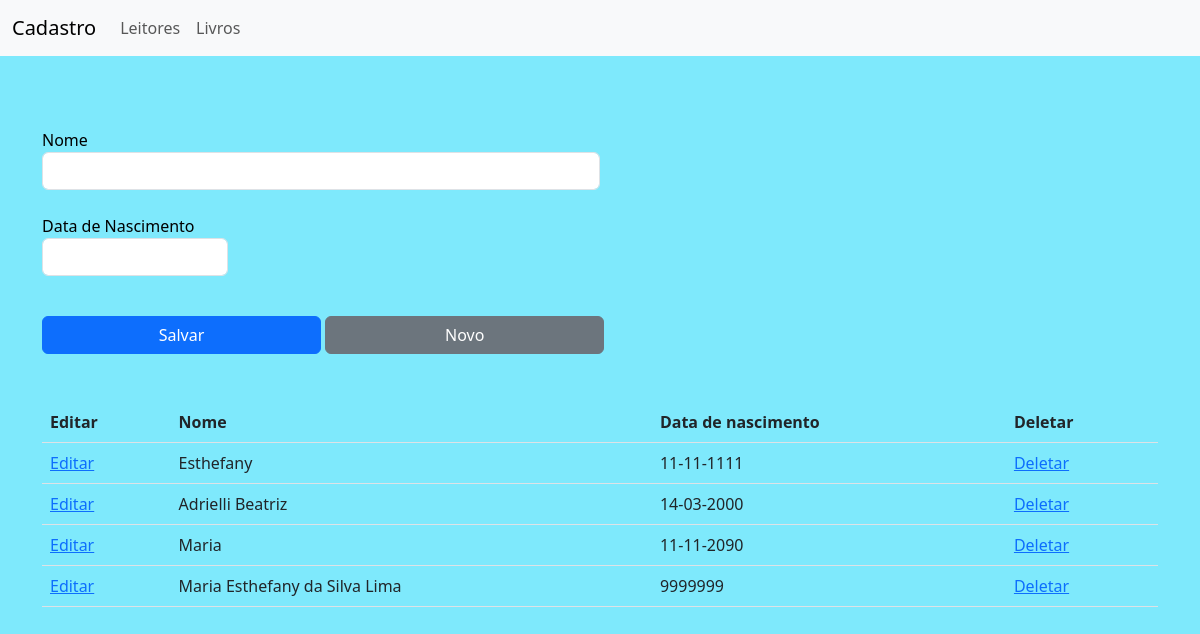
The page /usuarios on the database its author committed.
### tables this page shows
CREATE TABLE usuarios (
    id              INTEGER PRIMARY KEY,
    nome            TEXT    NOT NULL,
    dataNascimento  TEXT,
    tipo            INTEGER,
    ativado         INTEGER
);

### app/controllers/UsuariosController.php (called while the page is built, shortened)
<?php
class UsuariosController {
	function index($id = null){
		$send = [];
		$model = new Usuario();
		$send['data'] = null;
		$send['lista'] = $model->all();
		$send['tipos'] = [0=>"Escolha uma opção", 1=>"Usuário comum", 2=>"Admin"];
		render("usuarios", $send);
	}
}

### app/sys/util.php (called while the page is built, shortened)
<?php
function _v($arr,$val){
	if (isset($arr[$val])){
		return $arr[$val];
	} else {
		return "";
	}
}

### app/models/Model.php (called while the page is built, shortened)
<?php
class Model {
    protected $pdo;
    protected $table = null;
    public function __construct() {
        global $pdo;
        $this->pdo = $pdo;
    }
    public function all(){
        $sql = "SELECT * FROM {$this->table}";
        $stmt = $this->pdo->prepare($sql);
        $stmt->execute();
        $list = [];
        while ($row = $stmt->fetch(\PDO::FETCH_ASSOC)) {
            array_push($list,$row);
        }
        return $list;
    }
}

### app/views/usuarios.php (the view)
<?php include 'layout-top.php' ?>
<br><br><br>
<form method='POST' action='<?=route('usuarios/salvar/'._v($data,"id"))?>'>
    <label class='col-md-6'>
        Nome
        <input type="text" class="form-control" name="nome" value="<?=_v($data,"nome")?>">
    </label>
    <br>
    <label class='col-md-2'>
        Data de Nascimento
        <input type="text" class="form-control" name="dataNascimento" value="<?=_v($data,"dataNascimento")?>">
    </label>
    <br>
    <button class='btn btn-primary col-12 col-md-3 mt-3'>Salvar</button>
    <a class='btn btn-secondary col-12 col-md-3 mt-3' href="<?=route("usuarios")?>">Novo</a>
</form>
<br><br>
<table class='table'>
    <tr>
        <th>Editar</th>
        <th>Nome</th>
        <th>Data de nascimento</th>
        <th>Deletar</th>
    </tr>
    <?php foreach($lista as $item): ?>
    <tr>
        <td>
            <a href='<?=route("usuarios/index/{$item['id']}")?>'>Editar</a>
        </td>
        <td><?=$item['nome']?></td>
        <td><?=$item['dataNascimento']?></td>
        <td>
            <a href='<?=route("usuarios/deletar/{$item['id']}")?>'>Deletar</a>
        </td>
    </tr>
    <?php endforeach; ?>
</table>
<?php include 'layout-bottom.php' ?>

### public/css/estilo.css (style rules this page uses)
body { padding:0px; margin:0px; color:rgb(0, 0, 0); background: rgb(126, 233, 252); font-weight: 500; }
label { display:block; }

### rows shown on the page
usuarios: nome "Esthefany", dataNascimento "11-11-1111"
usuarios: nome "Adrielli Beatriz", dataNascimento "14-03-2000"
usuarios: nome "Maria", dataNascimento "11-11-2090"
usuarios: nome "Maria Esthefany da Silva Lima", dataNascimento "9999999"
